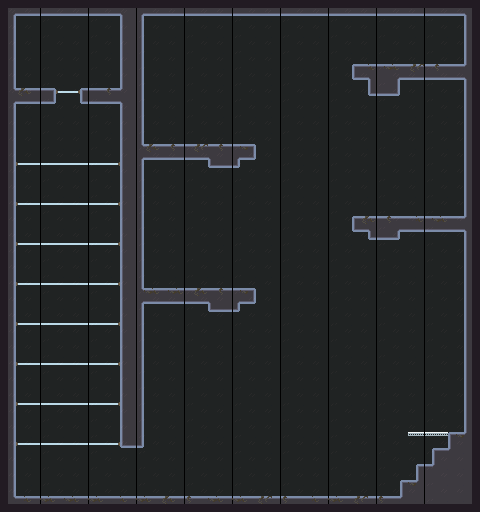

This game map was drawn from its Tiled (.tmx) file and the tilesets committed beside it. A one-line description and the trimmed map source follow:
An orthogonal 60x64 tile map with 8x8 px tiles, 5 tile layers (Ground, Semisolids, Windows, OfficeBg, ...), 8 tilesets and 14 objects.

<map version="1.10" tiledversion="1.10.2" orientation="orthogonal" renderorder="right-down" width="60" height="64" tilewidth="8" tileheight="8" infinite="0" nextlayerid="12" nextobjectid="50">
 <tileset firstgid="1" source="../Tilesets/Rocks.tsx" />
 <tileset firstgid="37" source="../Tilesets/Branches.tsx" />
 <tileset firstgid="67" source="../Tilesets/Stalagtite.tsx" />
 <tileset firstgid="75" source="../Tilesets/Mechanics.tsx" />
 <tileset firstgid="93" source="../Tilesets/Decoration.tsx" />
 <tileset firstgid="108" source="../Tilesets/city.tsx" />
 <tileset firstgid="1758" source="../Tilesets/Semisolid.tsx" />
 <tileset firstgid="1759" source="../Tilesets/Windows.tsx" />
 <layer id="1" name="Ground" width="60" height="64">
  <data>[3840 cells, 834 non-empty, 13 distinct tile ids]</data>
 </layer>
 <layer id="10" name="Semisolids" width="60" height="64">
  <data>[3840 cells, 5 non-empty, 1 distinct tile ids]</data>
 </layer>
 <layer id="11" name="Windows" width="60" height="64">
  <data>[3840 cells, 107 non-empty, 3 distinct tile ids]</data>
 </layer>
 <layer id="8" name="OfficeBg" width="60" height="64">
  <data>[3840 cells, 899 non-empty, 2 distinct tile ids]</data>
 </layer>
 <objectgroup id="4" name="Decoration" />
 <layer id="5" name="Branches" width="60" height="64">
  <data>[3840 cells, 112 non-empty, 6 distinct tile ids]</data>
 </layer>
 <objectgroup id="7" name="Mechanics">
  <object id="15" gid="91" x="16" y="88" width="40" height="48" />
  <object id="16" gid="92" x="424" y="64" width="40" height="48" />
  <object id="18" gid="78" x="32" y="88" width="10" height="24" />
  <object id="21" gid="86" x="96" y="160" width="13" height="15" />
  <object id="22" gid="86" x="96" y="200" width="13" height="15" />
  <object id="24" gid="86" x="96" y="240" width="13" height="15" />
  <object id="25" gid="86" x="96" y="280" width="13" height="15" />
  <object id="30" gid="86" x="24" y="160" width="13" height="15" />
  <object id="34" gid="86" x="24" y="200" width="13" height="15" />
  <object id="35" gid="86" x="24" y="240" width="13" height="15" />
  <object id="36" gid="86" x="24" y="280" width="13" height="15" />
  <object id="42" gid="85" x="40" y="200" width="9" height="17" />
  <object id="43" gid="85" x="80" y="160" width="9" height="17" />
  <object id="44" gid="85" x="72" y="280" width="9" height="17" />
 </objectgroup>
</map>
